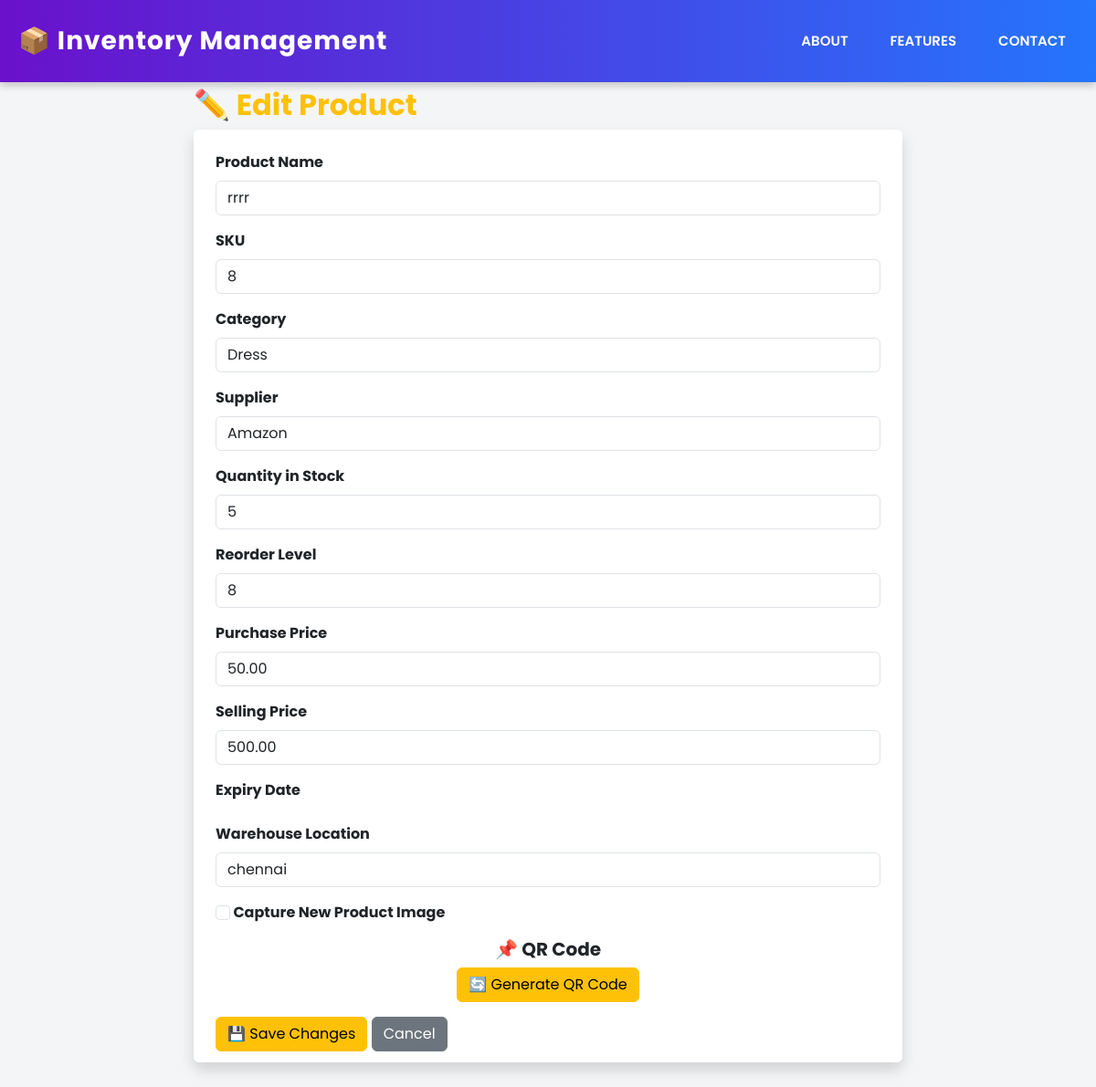
/products/edit/3/, run on an earlier commit of the app's database.
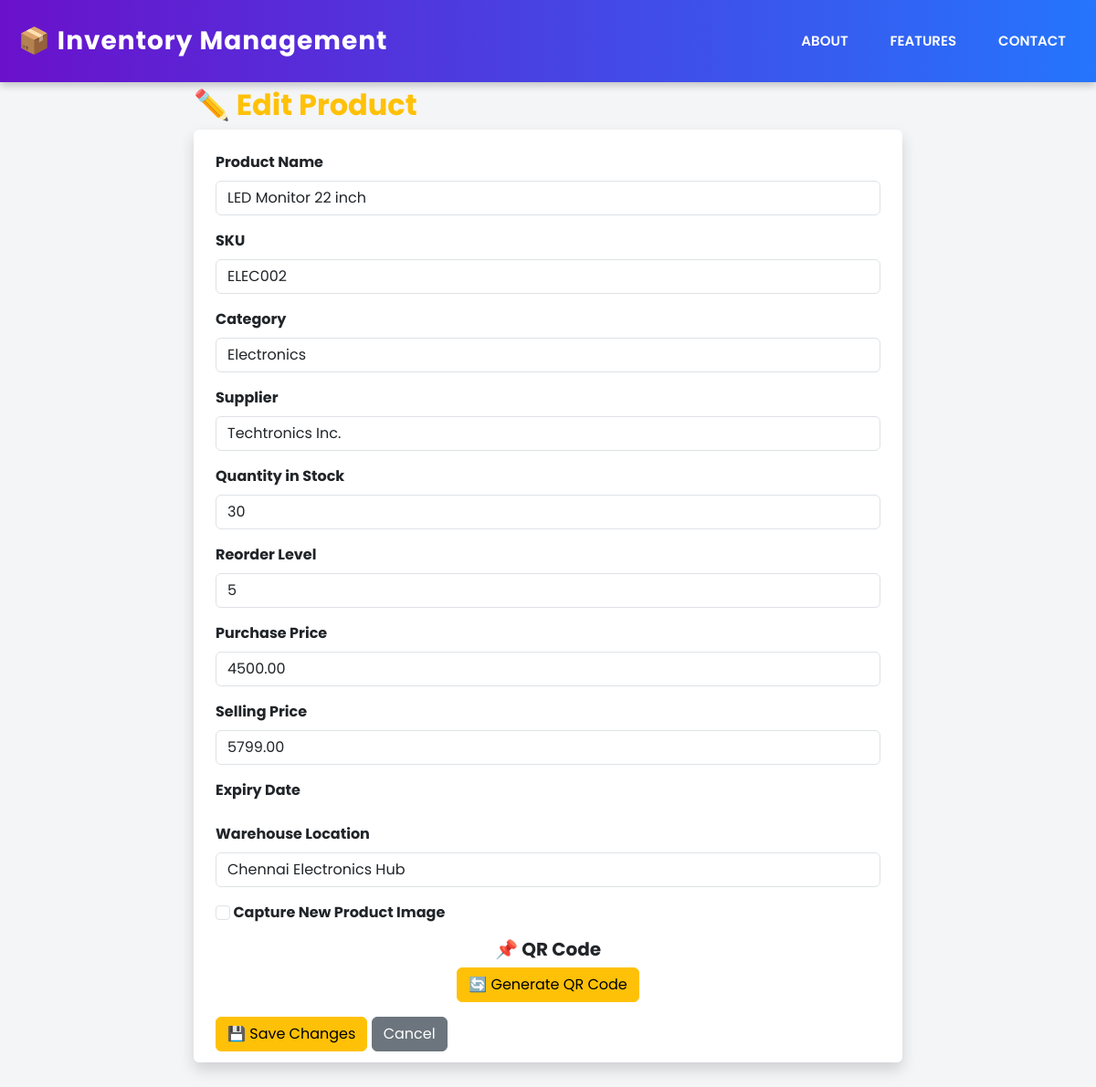
And on a later commit of the database.
### inventory/models.py (models this page shows, shortened)
class Product(models.Model):
    name = models.CharField(max_length=255)
    stock_keeping_unit = models.CharField(max_length=100)
    category = models.ForeignKey('Category', on_delete=models.CASCADE)
    quantity_in_stock = models.PositiveIntegerField()
    reorder_level = models.PositiveIntegerField(default=10)
    supplier = models.ForeignKey('Supplier', on_delete=models.SET_NULL, null=True, blank=True)
    purchase_price = models.DecimalField(max_digits=10, decimal_places=2)
    selling_price = models.DecimalField(max_digits=10, decimal_places=2)
    description = models.TextField(blank=True, null=True)
    warehouse_location = models.CharField(max_length=255)
    created_at = models.DateTimeField(auto_now_add=True)
    product_image = models.ImageField(upload_to="product_images/", null=True, blank=True)
    barcode = models.ImageField(upload_to="qrcodes/", blank=True, null=True)

### inventory/views.py (the view)
# urls.py: path("products/edit/<int:product_id>/", edit_product, name="edit_product"),
def edit_product(request, product_id):
    product = get_object_or_404(Product, id=product_id)
    if request.method == "POST":
        form = ProductForm(request.POST, request.FILES, instance=product)
        if form.is_valid():
            product = form.save(commit=False)
            captured_image_data = request.POST.get("captured_image")
            if captured_image_data:
                try:
                    format, imgstr = captured_image_data.split(";base64,")
                    ext = format.split("/")[-1]
                    image_data = base64.b64decode(imgstr)  # ✅ Decode Base64 string
                    product_image_file = ContentFile(image_data, name=f"product_{form.cleaned_data['stock_keeping_unit']}.{ext}")
                    product.product_image = product_image_file
                except Exception as e:
                    messages.error(request, f"Error processing image: {e}")
            product.barcode = generate_barcode(form.cleaned_data["stock_keeping_unit"])
            product.save()  # ✅ Save the product with updated image & barcode
            messages.success(request, "Product updated successfully!")
            return redirect("inventory:product_list")
        else:
            messages.error(request, "Error updating product. Please check the form.")
    else:
        form = ProductForm(instance=product)
    return render(request, "inventory/product/edit_product.html", {"form": form, "product": product})

### inventory/models.py (called while the page is built)
    def __str__(self):
        return self.name

    def __str__(self):
        return self.name

### inventory/templates/inventory/product/edit_product.html (shortened to what this page needs)
{% extends 'inventory/base.html' %} {% block content %}
<div class="container">
  <h2 class="mt-3 fw-bold text-warning">✏️ Edit Product</h2>
  <div class="edit-product-container shadow p-4 bg-white rounded">
    <form method="POST" enctype="multipart/form-data">
      <div class="mb-3">
        <label class="form-label fw-bold">Product Name</label>
        {{ form.name }}
      </div>
      <div class="mb-3">
        <label class="form-label fw-bold">SKU</label>
        {{ form.stock_keeping_unit }}
      </div>
      <div class="mb-3">
        <label class="form-label fw-bold">Category</label>
        {{ form.category }}
      </div>
      <div class="mb-3">
        <label class="form-label fw-bold">Supplier</label>
        {{ form.supplier }}
      </div>
      <div class="mb-3">
        <label class="form-label fw-bold">Quantity in Stock</label>
        {{ form.quantity_in_stock }}
      </div>
      <div class="mb-3">
        <label class="form-label fw-bold">Reorder Level</label>
        {{ form.reorder_level }}
      </div>
      <div class="mb-3">
        <label class="form-label fw-bold">Purchase Price</label>
        {{ form.purchase_price }}
      </div>
      <div class="mb-3">
        <label class="form-label fw-bold">Selling Price</label>
        {{ form.selling_price }}
      </div>
      <div class="mb-3">
        <label class="form-label fw-bold">Expiry Date</label>
      </div>
      <div class="mb-3">
        <label class="form-label fw-bold">Warehouse Location</label>
        {{ form.warehouse_location }}
      </div>
      <div class="mb-3">
        <label class="form-check-label fw-bold">
          <input
            type="checkbox"
            id="updateImageCheckbox"
            class="form-check-input"
          />
          Capture New Product Image
        </label>
      </div>
      <div class="mb-3 text-center">
        <h5 class="fw-bold">📌 QR Code</h5>
        <button
          type="button"
          id="generate-qr-btn"
          class="btn btn-warning"
          data-url="{% url 'inventory:generate_qr_code' %}"
        >
          🔄 Generate QR Code
        </button>
      </div>
      <button type="submit" class="btn btn-warning">💾 Save Changes</button>
      <a href="{% url 'inventory:product_list' %}" class="btn btn-secondary"
        >Cancel</a
      >
    </form>
  </div>
</div>
{% endblock %}

### inventory/templates/inventory/base.html (shortened to what this page needs)
<!DOCTYPE html>
<html lang="en">
  <head>
    <link
      href="https://cdn.jsdelivr.net/npm/bootstrap@5.3.0/dist/css/bootstrap.min.css"
      rel="stylesheet"
    />
    <link
      href="https://cdn.jsdelivr.net/npm/bootstrap-icons@1.10.5/font/bootstrap-icons.css"
      rel="stylesheet"
    />
  </head>
  <body>
    <div class="main-header">
      <h3>📦 Inventory Management</h3>
      {% if request.session.user_id %}
      <div class="user-menu">
        <img
          src="https://img.freepik.com/premium-vector/profile-picture-placeholder-avatar-silhouette-gray-tones-icon-colored-shapes-gradient_1076610-40164.jpg?w=826"
          class="user-avatar"
          alt="User"
        />
        <div class="dropdown">
          <button
            class="btn btn-light dropdown-toggle"
            type="button"
            data-bs-toggle="dropdown"
          >
            {{ request.session.user_name }}
          </button>
          <ul class="dropdown-menu dropdown-menu-end">
            <li>
              <a class="dropdown-item" href="{% url 'inventory:profile' %}"
                >Profile</a
              >
            </li>
            <!-- <li>
              <a class="dropdown-item" href="{% url 'inventory:settings' %}"
                >Settings</a
              >
            </li> -->
            <li><hr class="dropdown-divider" /></li>
            <li>
              <a
                class="dropdown-item text-danger"
                href="{% url 'inventory:logout' %}"
                >Logout</a
              >
            </li>
          </ul>
        </div>
      </div>
      {% else %}
      <div class="nav-menu">
        <a href="#About" class="btn">About</a>
        <a href="#Features" class="btn">Features</a>
        <a href="#Contact" class="btn">Contact</a>
      </div>
      {% endif %}
    </div>
    <div class="dashboard-container">
      <div class="main-content">
        {% block content %}{% endblock %}
      </div>
    </div>
  </body>
</html>

### inventory/templates/inventory/base.html (style rules this page uses)
body { font-family: "Poppins", sans-serif; display: flex; flex-direction: column; height: 100vh; overflow-x: hidden; background-color: #f4f5f7; }
.main-header { background: linear-gradient(to right, #6a11cb, #2575fc); color: white; height: 90px; padding: 15px 20px; display: flex; justify-content: space-between; align-items: center; box-shadow: 0px 4px 8px rgba(0, 0, 0, 0.2); position: fixed; width: 100%; top: 0; z-index: 1000; }
.main-header h3 { margin: 0; font-weight: bold; letter-spacing: 1px; }
.dashboard-container { display: flex; margin-top: 60px; min-height: calc(100vh - 60px); }
.main-content { flex-grow: 1; padding: 20px; margin-left: 262px; overflow-y: auto; min-height: calc(100vh - 60px); transition: margin-left 0.3s ease-in-out; }
body:not(:has(.sidebar)) .main-content { margin-left: 0px !important; }
.nav-menu { display: flex; gap: 20px; }
.nav-menu a { text-decoration: none; font-weight: 600; font-size: 15px; text-transform: uppercase; color: white; position: relative; padding-bottom: 5px; transition: color 0.3s ease-in-out; }
.nav-menu a::after { content: ""; position: absolute; left: 0; bottom: 0; width: 0; height: 2px; background-color: #ffffffff; transition: width 0.3s ease-in-out; }

### inventory/templates/inventory/product/edit_product.html (style rules this page uses)
.edit-product-container { max-height: 70vh; overflow-y: auto; padding: 20px; margin-bottom: 100px; }
.container { max-width: 800px; }

What changed in the data, as far as the page shows it:
changed Product: name "rrrr" → "LED Monitor 22 inch"; stock_keeping_unit "8" → "ELEC002"; category "Dress" → "Electronics"; supplier "Amazon" → "Techtronics Inc."; quantity_in_stock "5" → "30"; reorder_level "8" → "5"; purchase_price "50.00" → "4500.00"; selling_price "500.00" → "5799.00"; warehouse_location "chennai" → "Chennai Electronics Hub"
